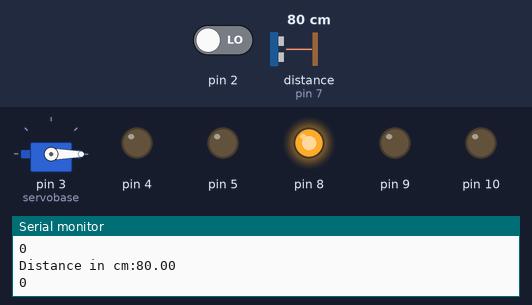
Recording of a sketch running on a simulated Arduino Uno, built with avr-gcc and run on an emulated ATmega328P. On the bench: servo, output pins drawn as LEDs (lit = HIGH), the last lines printed to the serial monitor. Wiring (inferred from the names in the program): ultrasonic range finder: trigger pin 6; echo pin 7. The inputs (shaded band) are chosen by the test bench; at power-on: distance to the obstacle (sensor on pin 7) 80 cm, pin 2 LOW. The echo pulse lasts 58.3 µs per cm; pins used as bus, display or sensor lines are not drawn.

Above: at 1.2 s.
1.3 s: distance to the obstacle (sensor on pin 7) set to 120 cm
At 2.5 s:
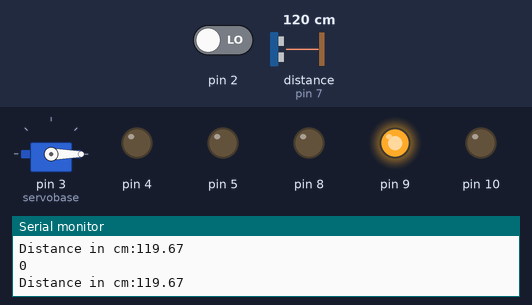
2.8 s: pin 2 driven HIGH
At 3.6 s:
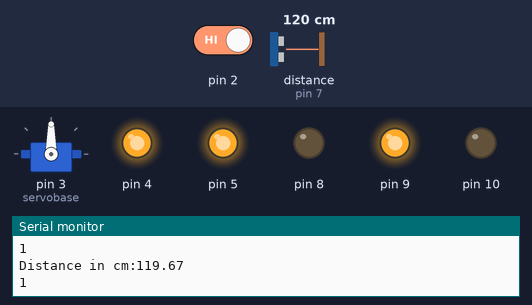
4.3 s: distance to the obstacle (sensor on pin 7) set to 106 cm
5.8 s: distance to the obstacle (sensor on pin 7) set to 96 cm
At 6.7 s:
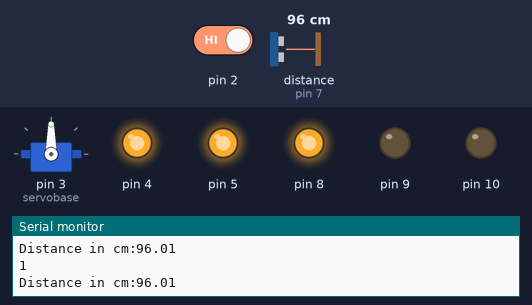
7.3 s: distance to the obstacle (sensor on pin 7) set to 250 cm
At 8.2 s:
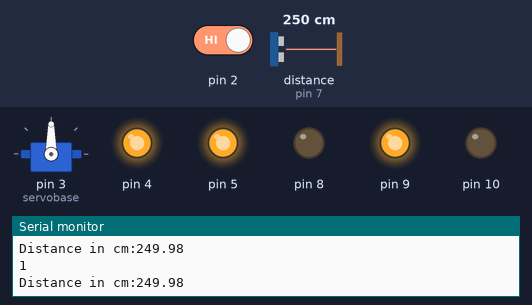
8.8 s: distance to the obstacle (sensor on pin 7) set to 18 cm
At 9.8 s:
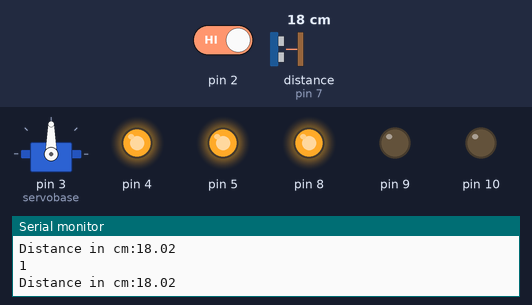
Timing chart, 0 to 11.3 s (numbered marks = the images above; inputs shaded):
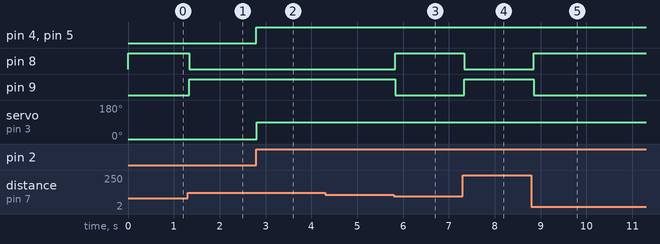

Measured:
- the behaviour switches between 101 and 100 cm on distance to the obstacle (sensor on pin 7) (found by bisection; images 2 and 3)
- after the input at 1.3 s, pin 8: HIGH → LOW at once; pin 9: LOW → HIGH at once
- after the input at 2.8 s, pin 4, pin 5: LOW → HIGH at once; servo on pin 3 (servobase): 0° → 90° at once
- after the input at 5.8 s, pin 8: LOW → HIGH at once; pin 9: HIGH → LOW at once
- after the input at 7.3 s, pin 8: HIGH → LOW at once; pin 9: LOW → HIGH at once
- after the input at 8.8 s, pin 8: LOW → HIGH after 0.05 s; pin 9: HIGH → LOW after 0.05 s

The sketch:

assignment_code.ino
```cpp
#include <Servo.h>


Servo servobase;
#define t 6
#define e 7


void setup()
{
  Serial.begin(9600);
  pinMode(4,OUTPUT);
  pinMode(5,OUTPUT);
  pinMode(2,INPUT);
  pinMode(e,INPUT);
  pinMode(t,OUTPUT);
  pinMode(8,OUTPUT);
  pinMode(9,OUTPUT);
  pinMode(10,OUTPUT);
  servobase.attach(3);
  servobase.write(0);
}

void loop()
{
  int value=digitalRead(2);
  Serial.println(value);
  digitalWrite(4,value);
  digitalWrite(5,value);
  if(value>0)
    servobase.write(90);
  else
    servobase.write(0);
  digitalWrite(t,LOW);
  digitalWrite(t,HIGH);
  delayMicroseconds(10);
  digitalWrite(t,LOW);
  float dur=pulseIn(e,HIGH);
  float dis=((dur/2)*0.0343);
  Serial.print("Distance in cm:");
  Serial.println(dis);
  if(dis<100)
  {
    digitalWrite(8,HIGH);
  digitalWrite(9,LOW);
  digitalWrite(10,LOW);

  }
  else if(dis>100)
  {
    digitalWrite(8,LOW);
  digitalWrite(9,HIGH);
  digitalWrite(10,LOW);
  }
  else if(dis>150)
  {
    digitalWrite(8,LOW);
  digitalWrite(8,LOW);
  digitalWrite(10,HIGH);
  }
}
```
